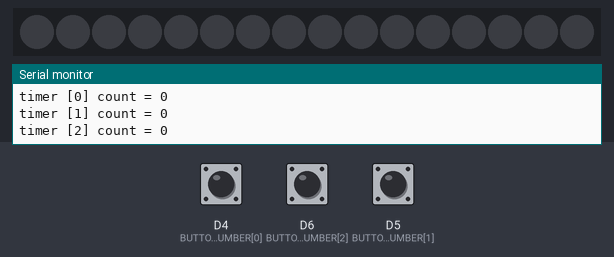
The program below on a simulated ESP8266 (Wemos D1 mini). On the bench: 16 RGB LEDs in strip order, left to right, the last lines printed to the serial monitor. The test bench sets the inputs (shaded band); at power-on: D4 (BUTTONS_PIN_NUMBER[0]) HIGH, D6 (BUTTONS_PIN_NUMBER[2]) HIGH, D5 (BUTTONS_PIN_NUMBER[1]) HIGH.

Above: at 1.2 s.
1.3 s: D4 (BUTTONS_PIN_NUMBER[0]) pulled LOW for 0.15 s
4.4 s: D6 (BUTTONS_PIN_NUMBER[2]) pulled LOW for 1 s
At 6.2 s:
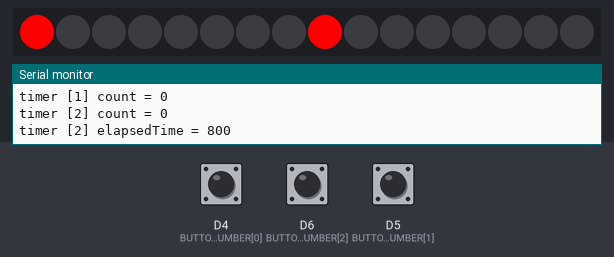
8.4 s: D5 (BUTTONS_PIN_NUMBER[1]) pulled LOW for 1 s
At 12.2 s:
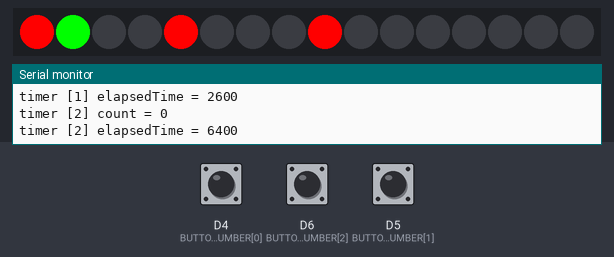
12.3 s: D4 (BUTTONS_PIN_NUMBER[0]) pulled LOW for 3.2 s
At 16.6 s:
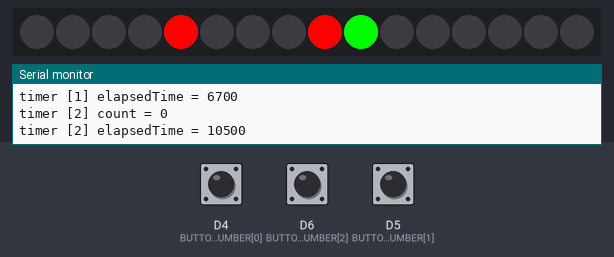
17.0 s: D6 (BUTTONS_PIN_NUMBER[2]) pulled LOW for 3.2 s
At 20.8 s:
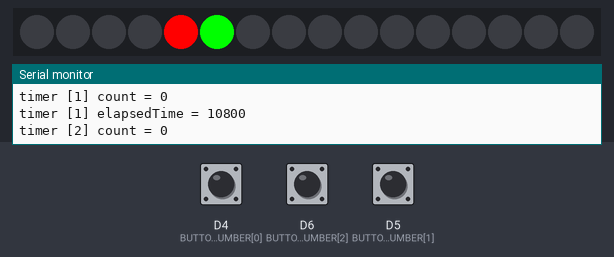
21.7 s: D5 (BUTTONS_PIN_NUMBER[1]) pulled LOW for 3.2 s
At 25.2 s:
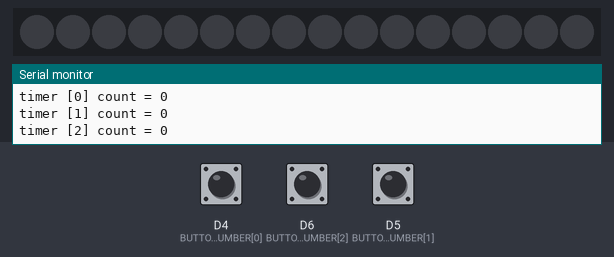
Timing chart, 0 to 26.7 s (numbered marks = the images above; inputs shaded):
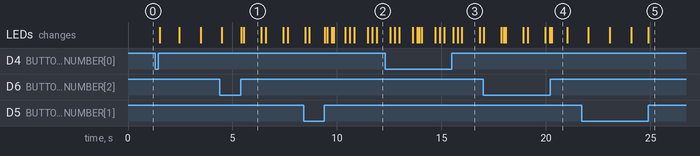

Measured:
- after the input at 4.4 s, the LEDs: first differ from a run without the input after 1.0 s (image 1 shows a later state)
- after the input at 21.7 s, the LEDs: first differ from a run without the input after 3.2 s (image 5)

The program:

main.cpp
```cpp
#include <Arduino.h>
#include <Adafruit_NeoPixel.h>

#define LED_PIN_NUMBER  D3
#define WAKE_UP_PIN_NUMBER  D4
#define NUMBER_OF_TIMERS  3
#define PIXELS_PER_TIMER  4
#define PIXEL_STATUS_OFFSET  0
#define PIXEL_PROGRESS_1_OFFSET  1
#define PIXEL_PROGRESS_2_OFFSET  2
#define PIXEL_PROGRESS_3_OFFSET  3

const int BUTTONS_PIN_NUMBER[] = {D4, D5, D6};

#define LOOP_DELAY_MS             100
#define TIME_FOR_SHUTDOWN_ALL     5000
#define TIME_FOR_SHUTDOWN_TIMER   2000
#define TIME_FOR_START_TIMER      100

#define TIMER_DURATION_MS         24 * 1000   //3 * 60 * 1000
#define FINISHED_ANIMATION_DURATION_MS  20 * 1000
#define TIME_TO_WAIT_BEFORE_SHUTDOWN  5 * 1000//60 * 1000
void refreshLeds();
void changeState();

enum TimerStatus
{
  kDeactivated,
  kRunning,
  kFinished
};
struct IndividualTimer
{
  TimerStatus status;
  int elapsedTime;
  int attachedGpio;
  int gpioPushedTimeCounter;
};

//Ticker _ticker;
IndividualTimer _timers[NUMBER_OF_TIMERS];
bool _hasToDeepSleep;
Adafruit_NeoPixel _pixels(4 * 4, LED_PIN_NUMBER, NEO_GRB + NEO_KHZ800);

void setup() {
  Serial.begin(115200);
  Serial.println("setup ...");
  _hasToDeepSleep = false;
  for (int i = 0; i < NUMBER_OF_TIMERS; ++i)
  {
    _timers[i].status = kDeactivated;
    _timers[i].elapsedTime = 0;
    _timers[i].attachedGpio = BUTTONS_PIN_NUMBER[i];
    _timers[i].gpioPushedTimeCounter = 0;
    pinMode(BUTTONS_PIN_NUMBER[i], INPUT_PULLUP);
  }

  _pixels.begin();
}

void loop() {
  //in the same time we check if the timer is running or has been finished since not enough time to deep sleep
  bool hasToDeepSleep = true;
  for (int i = 0; i < NUMBER_OF_TIMERS; ++i)
  {
    //button survey
    if (digitalRead(_timers[i].attachedGpio) == 0)
    {
      Serial.printf("button pressed %d\n", i);
      hasToDeepSleep = false;
      //button is pressed
      _timers[i].gpioPushedTimeCounter+= LOOP_DELAY_MS;
    }
    else
    {
      // button is released
      Serial.printf("timer [%d] count = %d\n", i, _timers[i].gpioPushedTimeCounter);
      if (_timers[i].gpioPushedTimeCounter > TIME_FOR_SHUTDOWN_ALL)
      {
        Serial.println("Shutdown all");
      }
      else if (_timers[i].gpioPushedTimeCounter > TIME_FOR_SHUTDOWN_TIMER)
      {
        Serial.printf("Shutdown timer %d\n", i);
        _timers[i].status = kDeactivated;
      }
      else if ((_timers[i].gpioPushedTimeCounter > TIME_FOR_START_TIMER) && (_timers[i].status != kRunning))
      {
        Serial.printf("Starting timer %d\n", i);
        _timers[i].status = kRunning;
        _timers[i].elapsedTime = 0;
      }
      _timers[i].gpioPushedTimeCounter = 0;
    }

    if (_timers[i].status == kRunning)
    {
      hasToDeepSleep = false;
      _timers[i].elapsedTime += LOOP_DELAY_MS;
      Serial.printf("timer [%d] elapsedTime = %d\n", i, _timers[i].elapsedTime);
      if (_timers[i].elapsedTime > TIMER_DURATION_MS)
      {
        _timers[i].status = kFinished;
        //we re-use elapsed attr for finished animation
        _timers[i].elapsedTime = 0;
      }
    }

    if (_timers[i].status == kFinished)
    {
      _timers[i].elapsedTime += LOOP_DELAY_MS;
      if (_timers[i].elapsedTime < TIME_TO_WAIT_BEFORE_SHUTDOWN)
        hasToDeepSleep = false;
    }
  }

  refreshLeds();

  if (hasToDeepSleep)
  {
    //TODO : cut off leds
    //ESP.deepSleep(0);
  }

  delay(LOOP_DELAY_MS);
}

void refreshLeds()
{
  //we fill pixel array from data
  _pixels.clear();
  const uint32_t progressColor = Adafruit_NeoPixel::Color(0x00, 0xFF, 0x00);
  for (int i = 0; i < NUMBER_OF_TIMERS; ++i)
  {
    if (_timers[i].status == kDeactivated)
    {
      //nothing to do
    }
    else if (_timers[i].status == kRunning)
    {
      uint32_t color;
      if ((_timers[i].elapsedTime / 1000) & 1)
        color = Adafruit_NeoPixel::Color(0x00, 0x00, 0x00);
      else
        color = Adafruit_NeoPixel::Color(0xFF, 0x00, 0x00);

      _pixels.setPixelColor(i * PIXELS_PER_TIMER + PIXEL_STATUS_OFFSET, color);

      if (_timers[i].elapsedTime > TIMER_DURATION_MS / 3)
        _pixels.setPixelColor(i * PIXELS_PER_TIMER + PIXEL_PROGRESS_1_OFFSET, progressColor);

      if (_timers[i].elapsedTime > 2 * TIMER_DURATION_MS / 3)
        _pixels.setPixelColor(i * PIXELS_PER_TIMER + PIXEL_PROGRESS_2_OFFSET, progressColor);
    }
    else if (_timers[i].status == kFinished)
    {
      if (_timers[i].elapsedTime < FINISHED_ANIMATION_DURATION_MS)
      {
        uint32_t color;
        if ((_timers[i].elapsedTime / 1000) & 1)
          color = Adafruit_NeoPixel::Color(0x00, 0x00, 0x00);
        else
          color = Adafruit_NeoPixel::Color(0x00, 0xFF, 0x00);

        _pixels.setPixelColor(i * PIXELS_PER_TIMER + PIXEL_STATUS_OFFSET, color);
        _pixels.setPixelColor(i * PIXELS_PER_TIMER + PIXEL_PROGRESS_1_OFFSET, color);
        _pixels.setPixelColor(i * PIXELS_PER_TIMER + PIXEL_PROGRESS_2_OFFSET, color);
        _pixels.setPixelColor(i * PIXELS_PER_TIMER + PIXEL_PROGRESS_3_OFFSET, color);
      }
      else
      {
        //leds are all off
      }


    }
  }
  _pixels.show();
}
```
